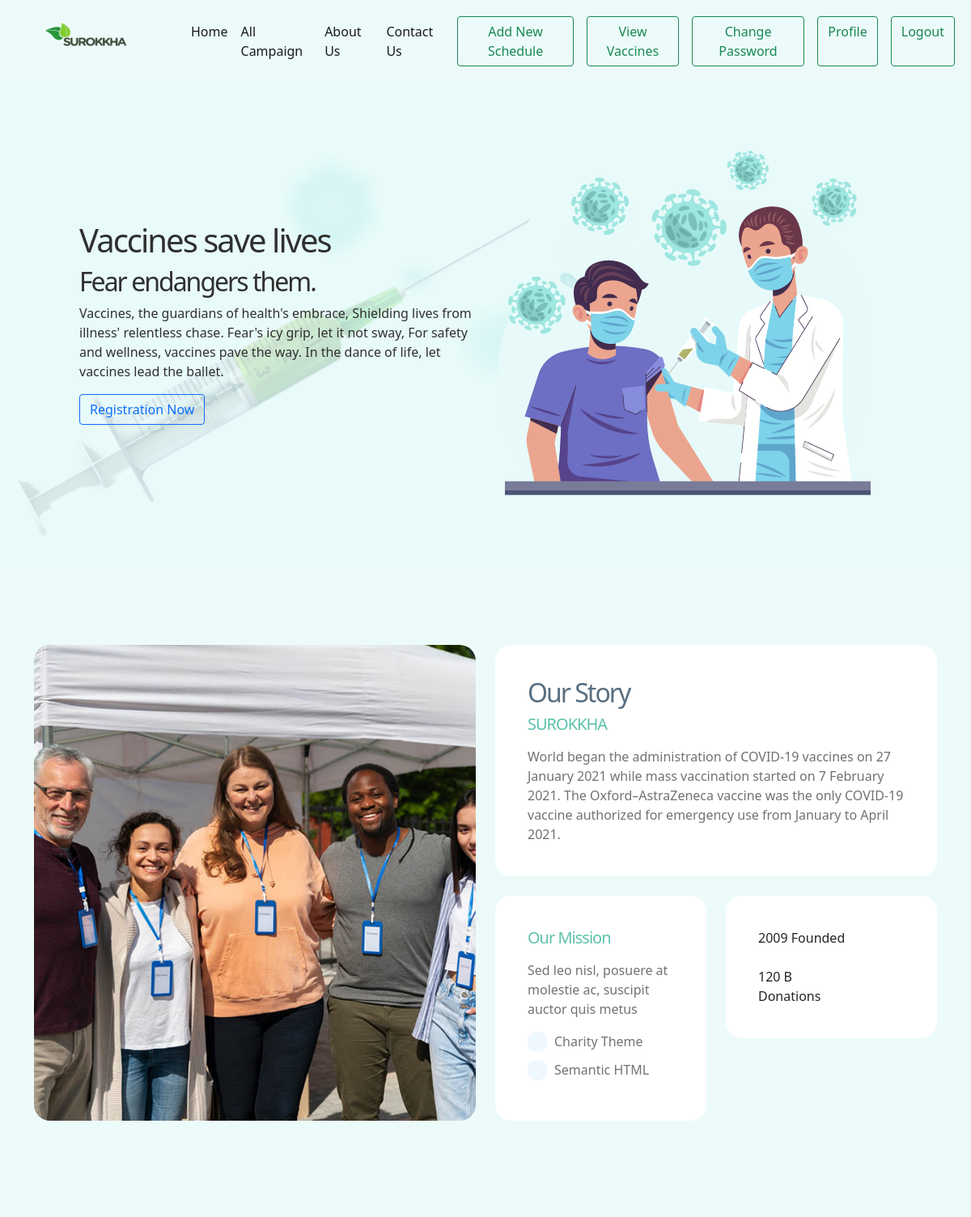
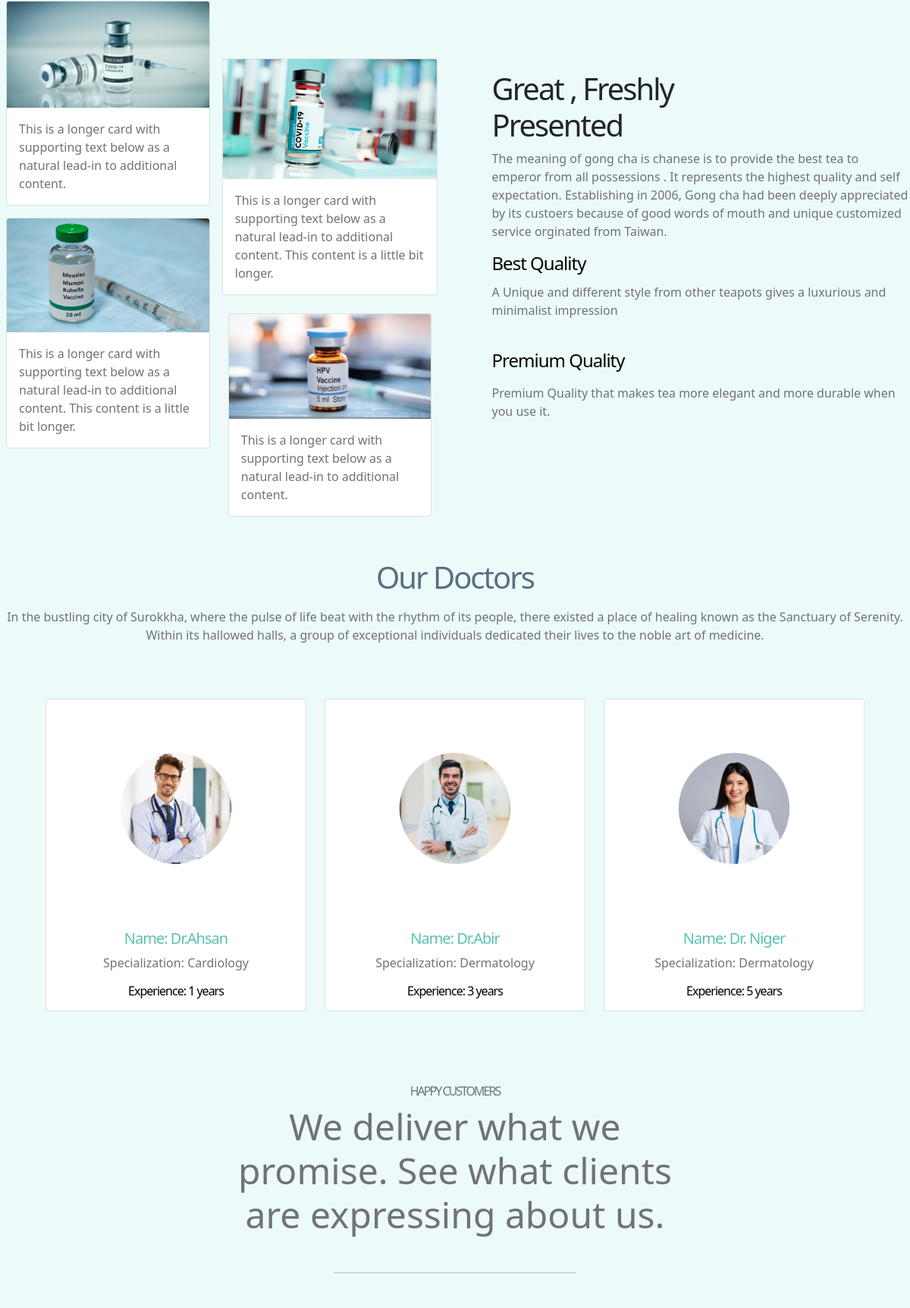
The page / (signed in, upper part) on the database its author committed (2 pictures, top to bottom).
### doctor/models.py (models this page shows, shortened)
class Doctor(models.Model):
    user = models.OneToOneField(User, on_delete=models.CASCADE)
    image = models.ImageField(upload_to='doctor/images/')
    specialization = models.CharField(max_length=100)
    experience = models.IntegerField()

### surokkha/views.py (the view)
# urls.py: 2. Add a URL to urlpatterns:  path('', views.home, name='home')
def home(request):
    doctors = Doctor.objects.all()
    return render(request, 'home.html', {'doctors': doctors})

### templates/home.html (shortened to what this page needs)
{% extends "base.html" %}
{% block content %}
{% load static %}
<div class="d-flex flex-wrap p-5  align-items-center background">
  <div class="col-6" style="padding-left: 50px;">
    <h1 style="color: #303030;">Vaccines save lives</h1>
    <h2 style="color: #303030;">Fear endangers them.</h2>
    <p style="color: #303030;"> Vaccines, the guardians of health's embrace,
      Shielding lives from illness' relentless chase.
      Fear's icy grip, let it not sway,
      For safety and wellness, vaccines pave the way.
      In the dance of life, let vaccines lead the ballet.</p>
    <a href="{% url 'registration' %}" class="btn btn-outline-primary">Registration Now</a>
  </div>
  <div class="col-6">
    <img src="{% static '1.png' %}" />
  </div>
</div>
<section class="section-padding section-bg" id="section_2" " style=" background-color: #ECFBFA;">
  <div class="container">
    <div class="row">
      <div class="col-lg-6 col-12 mb-5 mb-lg-0">
        <img src="static/group-people-volunteering-foodbank-poor-people.jpg" class="custom-text-box-image "
          style="width: 100%;height: 100%;">
      </div>
      <div class="col-lg-6 col-12">
        <div class="custom-text-box">
          <h2 class="mb-2">Our Story</h2>
          <h5 class="mb-3">SUROKKHA</h5>
          <p class="mb-0">World began the administration of COVID-19 vaccines on 27 January 2021 while mass vaccination
            started on 7 February 2021. The Oxford–AstraZeneca vaccine was the only COVID-19 vaccine authorized for
            emergency use from January to April 2021.</p>
        </div>
        <div class="row">
          <div class="col-lg-6 col-md-6 col-12">
            <div class="custom-text-box mb-lg-0">
              <h5 class="mb-3">Our Mission</h5>
              <p>Sed leo nisl, posuere at molestie ac, suscipit auctor quis metus</p>
              <ul class="custom-list mt-2">
                <li class="custom-list-item d-flex">
                  <i class="bi-check custom-text-box-icon me-2"></i>
                  Charity Theme
                </li>
                <li class="custom-list-item d-flex">
                  <i class="bi-check custom-text-box-icon me-2"></i>
                  Semantic HTML
                </li>
              </ul>
            </div>
          </div>
          <div class="col-lg-6 col-md-6 col-12">
            <div class="custom-text-box d-flex flex-wrap d-lg-block mb-lg-0">
              <div class="counter-thumb">
                <span class="counter-text">2009 Founded</span>
              </div>
              <div class="counter-thumb mt-4">
                <div class="d-flex">
                  <span class="counter-number-text">120 B</span>
                </div>
                <span class="counter-text">Donations</span>
              </div>
            </div>
          </div>
        </div>
      </div>
    </div>
  </div>
</section>
<section>
  <div class="d-flex justify-content-center align-items-center  ">
    <div class="d-flex mr-5">
      <div class="d-flex flex-column">
        <div class="mt-3 pt-1 mx-2">
          <div class="card ">
            <img src="{% static '4.jpg' %}" class="card-img-top" alt="...">
            <div class="card-body">
              <p class="card-text">This is a longer card with supporting text below as a natural lead-in to additional
                content. </p>
            </div>
          </div>
        </div>
        <div class="mt-3 mx-2">
          <div class="card ">
            <img src="{% static 'mmr-vaccine-universal.jpg' %}" class="card-img-top " alt="...">
            <div class="card-body">
              <p class="card-text">This is a longer card with supporting text below as a natural lead-in to additional
                content. This content is a little bit longer.</p>
            </div>
          </div>
        </div>
      </div>
      <div class="d-flex flex-column">
        <div class="mt-5 pt-5 mx-2">
          <div class="card ">
            <img src="{% static '2.jpg' %}" class="card-img-top" alt="...">
            <div class="card-body">
              <p class="card-text">This is a longer card with supporting text below as a natural lead-in to additional
                content. This content is a little bit longer.</p>
            </div>
          </div>
        </div>
        <div class="mt-3  mx-2 ">
          <div class="card m-2">
            <img src="{% static '1.jpg' %}" class="card-img-top" alt="...">
            <div class="card-body">
              <p class="card-text">This is a longer card with supporting text below as a natural lead-in to additional
                content.</p>
            </div>
          </div>
        </div>
      </div>
    </div>
    <div class="ms-5 ps-3">
      <div>
        <h1 class="text-5xl font-bold">Great , Freshly <br> Presented</h1>
        <p class="pt-7 pb-7">The meaning of gong cha is chanese is to provide the best tea to emperor from
          all
          possessions .
          It represents the highest quality and self expectation. Establishing in 2006, Gong cha had been
          deeply appreciated by its custoers because of good words of mouth and unique customized service
          orginated from Taiwan.</p>
        <h4 class="font-bold">Best Quality</h4>
        <p class="pt-1 pb-4">A Unique and different style from other teapots gives a luxurious and
          minimalist
          impression</p>
        <h4 class="font-bold">Premium Quality</h4>
        <p class="pt-2 pb-2">Premium Quality that makes tea more elegant and more durable when you use it.
        </p>
      </div>
    </div>
  </div>
</section>
<section>
  <div class="text-center mx-auto mt-5 ">
    <h1 class="" style="color: #5a6f80;">Our Doctors</h1>
    <p class="pt-2 mb-5">In the bustling city of Surokkha, where the pulse of life beat with the rhythm of its people,
      there existed a place of healing known as the Sanctuary of Serenity. <br>Within its hallowed halls, a group of
      exceptional individuals dedicated their lives to the noble art of medicine.
    </p>
  </div>
  <div class="row row-cols-1 row-cols-md-3 g-4 m-5 text-center">
    {% for doctor in doctors %}
    <div class="col">
      <div class="card h-100">
        <img src="{{ doctor.image.url }}" class="card-img-top" alt="..."
          style=" align-items: center; border-radius: 25%;">
        <div class="card-body">
          <h5 class="card-title">Name: {{ doctor.user.first_name }}</h5>
          <p class="card-text">Specialization: {{ doctor.specialization }}</p>
          <h6 class="card-text">Experience: {{ doctor.experience }} years</h6>
        </div>
      </div>
    </div>
    {% endfor %}
  </div>
</section>
<section class=" py-5 py-xl-8">
  <div class="container">
    <div class="row justify-content-md-center">
      <div class="col-12 col-md-10 col-lg-8 col-xl-7 col-xxl-6">
        <h1 class="fs-6 text-secondary mb-2 text-uppercase text-center">Happy Customers</h1>
        <p class="display-5 mb-4 mb-md-5 text-center">We deliver what we promise. See what clients are expressing about us.</p>
        <hr class="w-50 mx-auto mb-5 mb-xl-9 border-dark-subtle">
      </div>
    </div>
  </div>
</section>
{% endblock %}

### static/style.css (style rules this page uses)
.background { background-image: url('../static/bg.png'); background-repeat: no-repeat; background-size: cover; }
:root { --white-color: #ffffff; --primary-color: #5bc1ac; --secondary-color: #5a6f80; --section-bg-color: #f0f8ff; --site-footer-bg-color: #44525d; --custom-btn-bg-color: #597081; --custom-btn-bg-hover-color: #5bc1ac; --dark-color: #000000; --p-color: #717275; --border-color: #e9eaeb; --body-font-family: 'Metropolis', sans-serif; --h1-font-size: 52px; --h2-font-size: 46px; --h3-font-size: 32px; --h4-font-size: 28px; --h5-font-size: 24px; --h6-font-size: 22px; --p-font-size: 16px; --btn-font-size: 18px; --copyright-font-size: 14px; --border-radius-large: 100px; --border-radius-medium: 20px; --border-radius-small: 10px; --font-weight-light: 300; --font-weight-normal: 400; --font-weight-semibold: 600; --font-weight-bold: 700; }
body { background-color: var(--white-color); font-family: var(--body-font-family); }
h2, h3, h4, h5, h6 { color: var(--dark-color); }
h1, h2, h3, h4, h5, h6 { font-weight: var(--font-weight-semibold); letter-spacing: -1px; }
h1 { font-size: var(--h1-font-size); font-weight: var(--font-weight-bold); letter-spacing: -2px; }
h2 { color: var(--secondary-color); font-size: var(--h2-font-size); letter-spacing: -2px; }
h4 { font-size: var(--h4-font-size); }
h5 { color: var(--primary-color); font-size: var(--h5-font-size); }
h6 { font-size: var(--h6-font-size); }
p { color: var(--p-color); font-size: var(--p-font-size); font-weight: var(--font-weight-light); }
ul li { color: var(--p-color); font-size: var(--p-font-size); font-weight: var(--font-weight-normal); }
a, button { touch-action: manipulation; transition: all 0.3s; }
a { color: var(--p-color); text-decoration: none; }
.section-padding { padding-top: 100px; padding-bottom: 100px; }
.section-bg { background-color: var(--section-bg-color); }
.custom-list { margin-bottom: 0; padding-left: 0; }
.custom-list-item { list-style: none; margin-top: 10px; margin-bottom: 10px; }
.custom-text-box { background: var(--white-color); border-radius: var(--border-radius-medium); margin-bottom: 24px; padding: 40px; }
.custom-text-box-image { border-radius: var(--border-radius-medium); width: 100%; height: 100%; object-fit: cover; }
.custom-text-box-icon { background: var(--section-bg-color); border-radius: var(--border-radius-large); color: var(--secondary-color); font-size: var(--h6-font-size); text-align: center; display: inline-block; vertical-align: middle; width: 25px; height: 25px; line-height: 30px; }

### rows shown on the page
Doctor: image (picture), user.first_name "Dr.Ahsan", specialization "Cardiology", experience "1"
Doctor: image (picture), user.first_name "Dr.Abir", specialization "Dermatology", experience "3"
Doctor: image (picture), user.first_name "Dr. Niger", specialization "Dermatology", experience "5"
